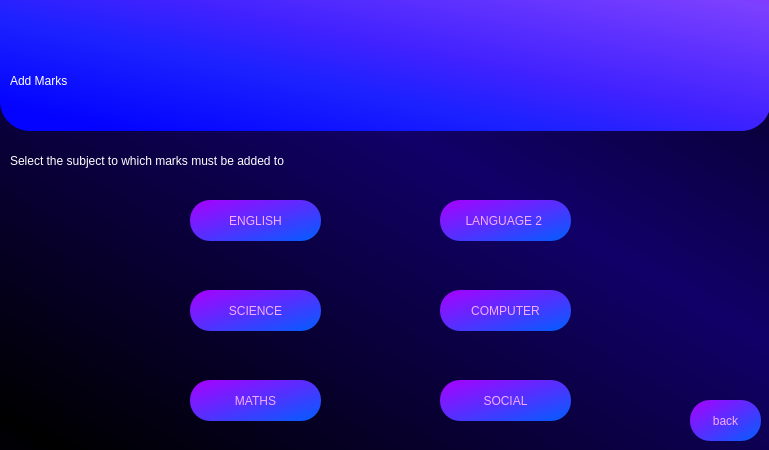
<?xml version="1.0" encoding="UTF-8"?>
<ui version="4.0">
 <class>Dialog</class>
 <widget class="QDialog" name="Dialog">
  <property name="geometry">
   <rect>
    <x>0</x>
    <y>0</y>
    <width>769</width>
    <height>450</height>
   </rect>
  </property>
  <property name="minimumSize">
   <size>
    <width>769</width>
    <height>450</height>
   </size>
  </property>
  <property name="maximumSize">
   <size>
    <width>769</width>
    <height>450</height>
   </size>
  </property>
  <property name="windowTitle">
   <string>Dialog</string>
  </property>
  <property name="styleSheet">
   <string notr="true">QDialog#Dialog{
background-color: qlineargradient(spread:reflect, x1:0.0454545, y1:0.966, x2:0.619, y2:0.386, stop:0 rgba(0, 0, 0, 255), stop:1 rgba(17, 0, 104, 255));
}</string>
  </property>
  <widget class="QLabel" name="label">
   <property name="geometry">
    <rect>
     <x>0</x>
     <y>-30</y>
     <width>771</width>
     <height>161</height>
    </rect>
   </property>
   <property name="styleSheet">
    <string notr="true">background-color: qlineargradient(spread:pad, x1:0.091, y1:0.931955, x2:1, y2:0, stop:0 rgba(3, 3, 255, 255), stop:0.289773 rgba(27, 33, 255, 255), stop:0.482955 rgba(65, 34, 255, 255), stop:0.869318 rgba(124, 64, 255, 255), stop:1 rgba(159, 25, 255, 255));
font: 240pt &quot;Terminal&quot;;
border-radius : 30px</string>
   </property>
   <property name="text">
    <string/>
   </property>
  </widget>
  <widget class="QLabel" name="label_2">
   <property name="geometry">
    <rect>
     <x>10</x>
     <y>40</y>
     <width>641</width>
     <height>81</height>
    </rect>
   </property>
   <property name="styleSheet">
    <string notr="true">font: 75 58pt &quot;Arial&quot;;
color: rgb(255, 255, 255);</string>
   </property>
   <property name="text">
    <string>Add Marks</string>
   </property>
  </widget>
  <widget class="QLabel" name="label_3">
   <property name="geometry">
    <rect>
     <x>10</x>
     <y>140</y>
     <width>601</width>
     <height>41</height>
    </rect>
   </property>
   <property name="styleSheet">
    <string notr="true">font: 75 20pt &quot;Arial&quot;;
color: rgb(255, 255, 255);</string>
   </property>
   <property name="text">
    <string>Select the subject to which marks must be added to </string>
   </property>
  </widget>
  <widget class="QPushButton" name="teacherlogin_subject_english">
   <property name="geometry">
    <rect>
     <x>190</x>
     <y>200</y>
     <width>131</width>
     <height>41</height>
    </rect>
   </property>
   <property name="styleSheet">
    <string notr="true"> QPushButton{


 color: rgb(246, 172, 255);
 font: 13pt &quot;Aria bold&quot;; 
 background-color: qlineargradient(spread:pad, x1:0.994, y1:1, x2:0, y2:0,     stop:0.0227273 rgba(5, 92, 255, 255), stop:1 rgba(170, 0, 255, 255));
 border-color: rgb(170, 0, 255);
 border-radius : 20px;



}

QPushButton:hover{
 background-color: rgb(170, 85, 255);


}</string>
   </property>
   <property name="text">
    <string>ENGLISH</string>
   </property>
  </widget>
  <widget class="QPushButton" name="teacherlogin_subject_comp">
   <property name="geometry">
    <rect>
     <x>440</x>
     <y>290</y>
     <width>131</width>
     <height>41</height>
    </rect>
   </property>
   <property name="styleSheet">
    <string notr="true"> QPushButton{


 color: rgb(246, 172, 255);
 font: 13pt &quot;Aria bold&quot;; 
 background-color: qlineargradient(spread:pad, x1:0.994, y1:1, x2:0, y2:0,     stop:0.0227273 rgba(5, 92, 255, 255), stop:1 rgba(170, 0, 255, 255));
 border-color: rgb(170, 0, 255);
 border-radius : 20px;



}

QPushButton:hover{
 background-color: rgb(170, 85, 255);


}</string>
   </property>
   <property name="text">
    <string>COMPUTER</string>
   </property>
  </widget>
  <widget class="QPushButton" name="teacherlogin_subject_lang2">
   <property name="geometry">
    <rect>
     <x>440</x>
     <y>200</y>
     <width>131</width>
     <height>41</height>
    </rect>
   </property>
   <property name="styleSheet">
    <string notr="true"> QPushButton{


 color: rgb(246, 172, 255);
 font: 13pt &quot;Aria bold&quot;; 
 background-color: qlineargradient(spread:pad, x1:0.994, y1:1, x2:0, y2:0,     stop:0.0227273 rgba(5, 92, 255, 255), stop:1 rgba(170, 0, 255, 255));
 border-color: rgb(170, 0, 255);
 border-radius : 20px;



}

QPushButton:hover{
 background-color: rgb(170, 85, 255);


}</string>
   </property>
   <property name="text">
    <string>LANGUAGE 2 </string>
   </property>
  </widget>
  <widget class="QPushButton" name="teacherlogin_subject_maths">
   <property name="geometry">
    <rect>
     <x>190</x>
     <y>380</y>
     <width>131</width>
     <height>41</height>
    </rect>
   </property>
   <property name="styleSheet">
    <string notr="true"> QPushButton{


 color: rgb(246, 172, 255);
 font: 13pt &quot;Aria bold&quot;; 
 background-color: qlineargradient(spread:pad, x1:0.994, y1:1, x2:0, y2:0,     stop:0.0227273 rgba(5, 92, 255, 255), stop:1 rgba(170, 0, 255, 255));
 border-color: rgb(170, 0, 255);
 border-radius : 20px;



}

QPushButton:hover{
 background-color: rgb(170, 85, 255);


}</string>
   </property>
   <property name="text">
    <string>MATHS</string>
   </property>
  </widget>
  <widget class="QPushButton" name="teacherlogin_subject_science">
   <property name="geometry">
    <rect>
     <x>190</x>
     <y>290</y>
     <width>131</width>
     <height>41</height>
    </rect>
   </property>
   <property name="styleSheet">
    <string notr="true"> QPushButton{


 color: rgb(246, 172, 255);
 font: 13pt &quot;Aria bold&quot;; 
 background-color: qlineargradient(spread:pad, x1:0.994, y1:1, x2:0, y2:0,     stop:0.0227273 rgba(5, 92, 255, 255), stop:1 rgba(170, 0, 255, 255));
 border-color: rgb(170, 0, 255);
 border-radius : 20px;



}

QPushButton:hover{
 background-color: rgb(170, 85, 255);


}</string>
   </property>
   <property name="text">
    <string>SCIENCE</string>
   </property>
  </widget>
  <widget class="QPushButton" name="back_execute">
   <property name="geometry">
    <rect>
     <x>690</x>
     <y>400</y>
     <width>71</width>
     <height>41</height>
    </rect>
   </property>
   <property name="styleSheet">
    <string notr="true"> QPushButton{


 color: rgb(246, 172, 255);
 font: 13pt &quot;Aria bold&quot;; 
 background-color: qlineargradient(spread:pad, x1:0.994, y1:1, x2:0, y2:0,     stop:0.0227273 rgba(5, 92, 255, 255), stop:1 rgba(170, 0, 255, 255));
 border-color: rgb(170, 0, 255);
 border-radius : 20px;



}

QPushButton:hover{
 background-color: rgb(170, 85, 255);


}</string>
   </property>
   <property name="text">
    <string>back</string>
   </property>
  </widget>
  <widget class="QPushButton" name="teacherlogin_subject_social">
   <property name="geometry">
    <rect>
     <x>440</x>
     <y>380</y>
     <width>131</width>
     <height>41</height>
    </rect>
   </property>
   <property name="styleSheet">
    <string notr="true"> QPushButton{


 color: rgb(246, 172, 255);
 font: 13pt &quot;Aria bold&quot;; 
 background-color: qlineargradient(spread:pad, x1:0.994, y1:1, x2:0, y2:0,     stop:0.0227273 rgba(5, 92, 255, 255), stop:1 rgba(170, 0, 255, 255));
 border-color: rgb(170, 0, 255);
 border-radius : 20px;



}

QPushButton:hover{
 background-color: rgb(170, 85, 255);


}</string>
   </property>
   <property name="text">
    <string>SOCIAL</string>
   </property>
  </widget>
  <widget class="QLabel" name="details">
   <property name="geometry">
    <rect>
     <x>390</x>
     <y>90</y>
     <width>361</width>
     <height>41</height>
    </rect>
   </property>
   <property name="styleSheet">
    <string notr="true">font: 75 14pt &quot;Arial&quot;;
color: rgb(255, 255, 255);</string>
   </property>
   <property name="text">
    <string/>
   </property>
   <property name="alignment">
    <set>Qt::AlignRight|Qt::AlignTrailing|Qt::AlignVCenter</set>
   </property>
  </widget>
 </widget>
 <resources/>
 <connections/>
</ui>
